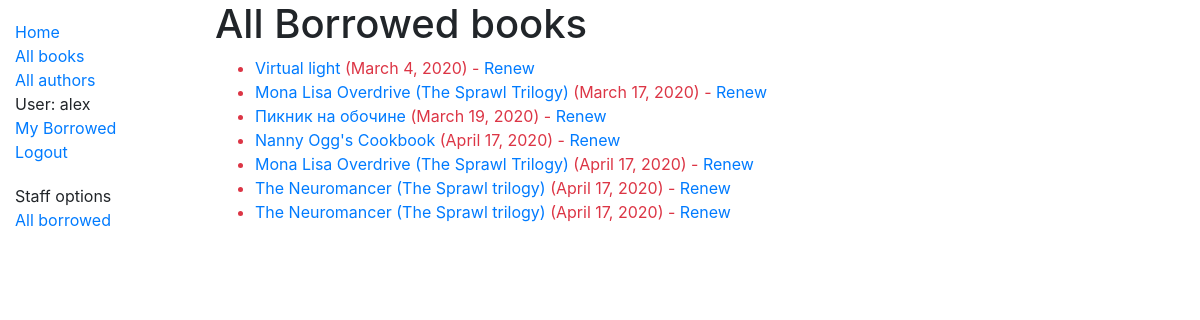
Page /catalog/borrowed/ (signed in) on the committed database.
### catalog/models.py (models this page shows, shortened)
class BookInstance(models.Model):
    id = models.UUIDField(primary_key=True, default=uuid.uuid4,
                          help_text="Unique ID for this particular book across whole library")
    book = models.ForeignKey('Book', on_delete=models.SET_NULL, null=True)
    imprint = models.CharField(max_length=200)
    due_back = models.DateField(null=True, blank=True)
    borrower = models.ForeignKey(User, on_delete=models.SET_NULL, null=True, blank=True)
    @property
    def is_overdue(self):
        if self.due_back and date.today() > self.due_back:
            return True
        return False
    LOAN_STATUS = (
        ('d', 'Maintenance'),
        ('o', 'On loan'),
        ('a', 'Available'),
        ('r', 'Reserved'),
    )
    status = models.CharField(
        max_length=1,
        choices=LOAN_STATUS,
        blank=True,
        default='d',
        help_text='Book availability')
    class Meta:
        ordering = ['due_back']
        permissions = (("can_mark_returned", "Set book as returned"),)

class Book(models.Model):
    title = models.CharField(max_length=200)
    author = models.ForeignKey('Author', on_delete=models.SET_NULL, null=True)
    summary = models.TextField(max_length=1000, help_text="Enter a brief description of the book")
    isbn = models.CharField('ISBN', max_length=13,
                            help_text='13 Character <a href="https://www.isbn-international.org/content/what-isbn'
                                      '">ISBN number</a>')
    genre = models.ManyToManyField(Genre, help_text="Select a genre for this book")
    language = models.ForeignKey('Language', on_delete=models.SET_NULL, null=True)
    def display_genre(self):
        """Creates a string for the Genre. This is required to display genre in Admin."""
        return ', '.join([genre.name for genre in self.genre.all()[:3]])
    display_genre.short_description = 'Genre'

### catalog/views.py (the view)
# urls.py: path('borrowed/', views.AllLoanedBooksListView.as_view(), name='all-borrowed'),
class AllLoanedBooksListView(PermissionRequiredMixin, generic.ListView):
    model = BookInstance
    template_name = 'catalog/borrowed.html'
    permission_required = ('catalog.can_mark_returned')
    paginate_by = 10
    def get_queryset(self):
        return BookInstance.objects.filter(status__exact='o').order_by('due_back')

### templates/catalog/borrowed.html
{% extends "base_generic.html" %}
{% block content %}
    <h1>All Borrowed books</h1>
    {% if bookinstance_list %}
    <ul>
      {% for bookinst in bookinstance_list %}
      <li class="{% if bookinst.is_overdue %}text-danger{% endif %}">
        <a href="{% url 'book-detail' bookinst.book.pk %}">{{bookinst.book.title}}</a> ({{ bookinst.due_back }})
        {% if perms.catalog.can_mark_returned %}- <a href="{% url 'renew-book-librarian' bookinst.id %}">Renew</a>  {% endif %}
      </li>
      {% endfor %}
    </ul>
    {% else %}
      <p>There are no books borrowed.</p>
    {% endif %}
{% endblock %}

### templates/base_generic.html (shortened to what this page needs)
<!DOCTYPE html>
<html lang="en">
<head>
  <link rel="stylesheet" href="https://stackpath.bootstrapcdn.com/bootstrap/4.1.3/css/bootstrap.min.css">
  {% load static %}
  <link rel="stylesheet" href="{% static 'css/styles.css' %}">
</head>
<body>
  <div class="container-fluid">
    <div class="row">
      <div class="col-sm-2">
      {% block sidebar %}
        <ul class="sidebar-nav">
          <li><a href="{% url 'index' %}">Home</a></li>
          <li><a href="{% url 'books' %}">All books</a></li>
          <li><a href="{% url 'authors' %}">All authors</a></li>
          {% if user.is_authenticated %}
            <li>User: {{ user.get_username }}</li>
            <li><a href="{% url 'my-borrowed' %}">My Borrowed</a></li>
            <li><a href="{% url 'logout'%}?next={{request.path}}">Logout</a></li>
          {% else %}
            <li><a href="{% url 'login'%}?next={{request.path}}">Login</a></li>
          {% endif %}
        </ul>
        {% if perms.catalog.can_mark_returned%}
        <ul class="sidebar-nav">
          <li>Staff options</li>
          <li><a href="{% url 'all-borrowed'%}">All borrowed</a></li>
        </ul>
        {% endif %}
     {% endblock %}
      </div>
      <div class="col-sm-10 ">{% block content %}{% endblock %}
       </div>
    </div>
  </div>
</body>
</html>

### catalog/static/css/styles.css (style rules this page uses)
.sidebar-nav { margin-top: 20px; padding: 0; list-style: none; }

### rows in the picture
BookInstance: book "Virtual light", due_back "March 4, 2020"
BookInstance: book "Mona Lisa Overdrive (The Sprawl Trilogy)", due_back "March 17, 2020"
BookInstance: book "Пикник на обочине", due_back "March 19, 2020"
BookInstance: book "Nanny Ogg's Cookbook", due_back "April 17, 2020"
BookInstance: book "Mona Lisa Overdrive (The Sprawl Trilogy)", due_back "April 17, 2020"
BookInstance: book "The Neuromancer (The Sprawl trilogy)", due_back "April 17, 2020"
BookInstance: book "The Neuromancer (The Sprawl trilogy)", due_back "April 17, 2020"

### other values in the picture
{{ user.get_username }} "alex"
